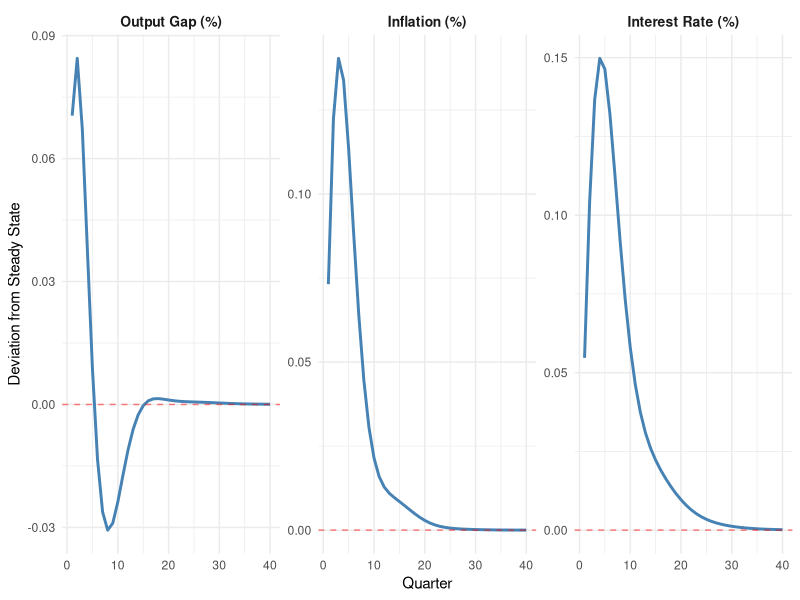
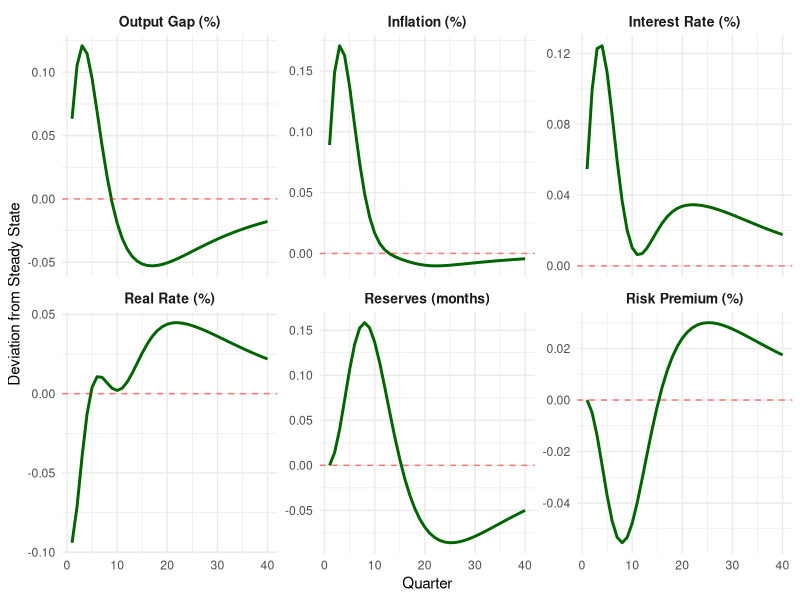
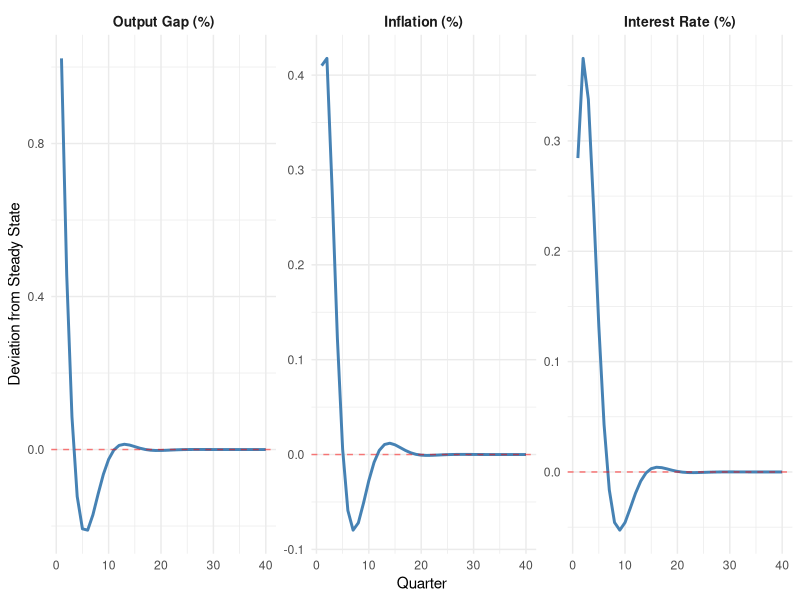
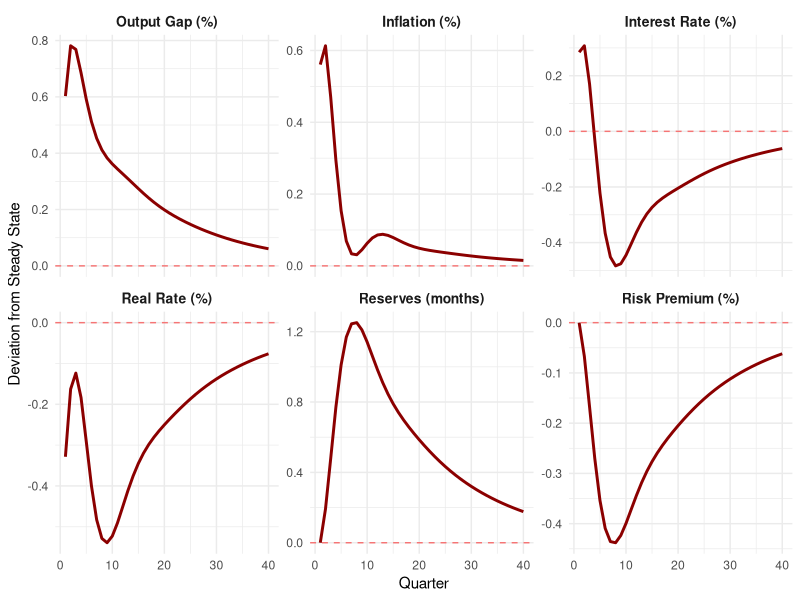
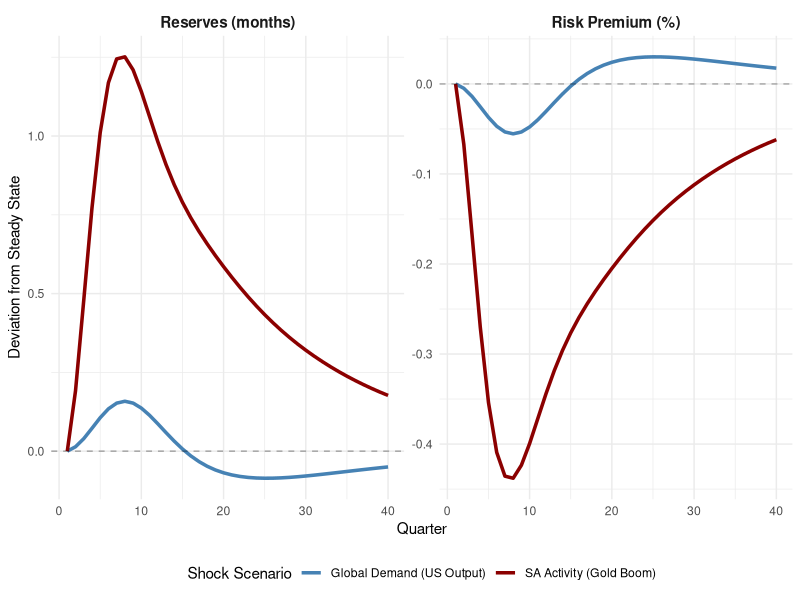
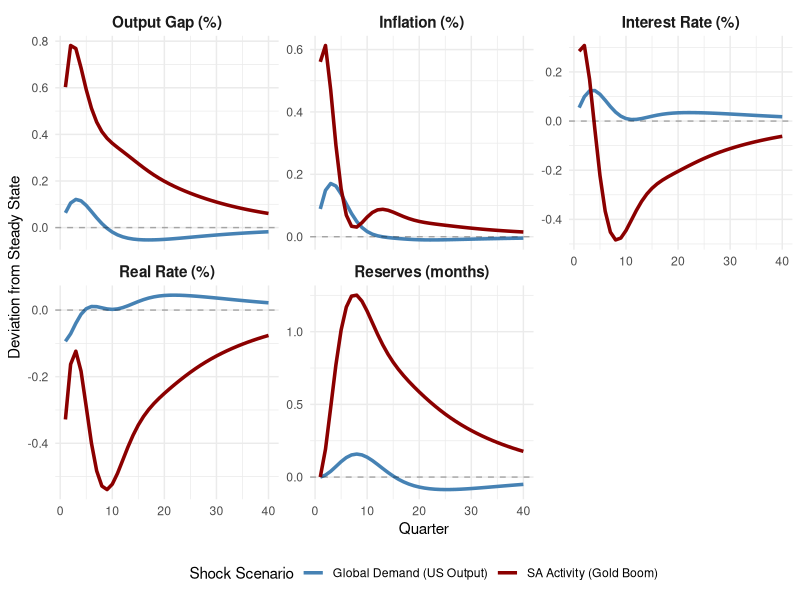

The R script that drew these images, in order:
## ---- chunk 1
library(tidyverse)
library(ggplot2)
library(gridExtra)

# Load IRF data
global_shock <- read_csv("global_demand_shock.csv")
sa_shock <- read_csv("sa_activity_shock.csv")

# Combine for comparison
shock_comparison <- bind_rows(
  global_shock %>% mutate(Scenario = "Global Demand (US Output)"),
  sa_shock %>% mutate(Scenario = "SA Activity (Gold Boom)")
)
## ---- chunk 2
global_shock %>%
  select(Quarter, y_zaf, pi_zaf, i_zaf) %>%
  pivot_longer(cols = -Quarter, names_to = "Variable", values_to = "Value") %>%
  mutate(Variable = factor(Variable,
                           levels = c("y_zaf", "pi_zaf", "i_zaf"),
                           labels = c("Output Gap (%)", "Inflation (%)", "Interest Rate (%)"))) %>%
  ggplot(aes(x = Quarter, y = Value)) +
  geom_line(color = "steelblue", linewidth = 1) +
  geom_hline(yintercept = 0, linetype = "dashed", color = "red", alpha = 0.5) +
  facet_wrap(~Variable, scales = "free_y") +
  labs(x = "Quarter",
       y = "Deviation from Steady State") +
  theme_minimal() +
  theme(strip.text = element_text(size = 10, face = "bold"))
## ---- chunk 3
global_shock %>%
  select(Quarter, y_lso, pi_lso, i_lso, r_lso, res_lso, prem_lso) %>%
  pivot_longer(cols = -Quarter, names_to = "Variable", values_to = "Value") %>%
  mutate(Variable = factor(Variable,
                           levels = c("y_lso", "pi_lso", "i_lso", "r_lso", "res_lso", "prem_lso"),
                           labels = c("Output Gap (%)", "Inflation (%)", "Interest Rate (%)",
                                     "Real Rate (%)", "Reserves (months)", "Risk Premium (%)"))) %>%
  ggplot(aes(x = Quarter, y = Value)) +
  geom_line(color = "darkgreen", linewidth = 1) +
  geom_hline(yintercept = 0, linetype = "dashed", color = "red", alpha = 0.5) +
  facet_wrap(~Variable, scales = "free_y", ncol = 3) +
  labs(x = "Quarter",
       y = "Deviation from Steady State") +
  theme_minimal() +
  theme(strip.text = element_text(size = 10, face = "bold"))
## ---- chunk 4
sa_shock %>%
  select(Quarter, y_zaf, pi_zaf, i_zaf) %>%
  pivot_longer(cols = -Quarter, names_to = "Variable", values_to = "Value") %>%
  mutate(Variable = factor(Variable,
                           levels = c("y_zaf", "pi_zaf", "i_zaf"),
                           labels = c("Output Gap (%)", "Inflation (%)", "Interest Rate (%)"))) %>%
  ggplot(aes(x = Quarter, y = Value)) +
  geom_line(color = "steelblue", linewidth = 1) +
  geom_hline(yintercept = 0, linetype = "dashed", color = "red", alpha = 0.5) +
  facet_wrap(~Variable, scales = "free_y") +
  labs(x = "Quarter",
       y = "Deviation from Steady State") +
  theme_minimal() +
  theme(strip.text = element_text(size = 10, face = "bold"))
## ---- chunk 5
sa_shock %>%
  select(Quarter, y_lso, pi_lso, i_lso, r_lso, res_lso, prem_lso) %>%
  pivot_longer(cols = -Quarter, names_to = "Variable", values_to = "Value") %>%
  mutate(Variable = factor(Variable,
                           levels = c("y_lso", "pi_lso", "i_lso", "r_lso", "res_lso", "prem_lso"),
                           labels = c("Output Gap (%)", "Inflation (%)", "Interest Rate (%)",
                                     "Real Rate (%)", "Reserves (months)", "Risk Premium (%)"))) %>%
  ggplot(aes(x = Quarter, y = Value)) +
  geom_line(color = "darkred", linewidth = 1) +
  geom_hline(yintercept = 0, linetype = "dashed", color = "red", alpha = 0.5) +
  facet_wrap(~Variable, scales = "free_y", ncol = 3) +
  labs(x = "Quarter",
       y = "Deviation from Steady State") +
  theme_minimal() +
  theme(strip.text = element_text(size = 10, face = "bold"))
## ---- chunk 6
shock_comparison %>%
  select(Quarter, Scenario, res_lso, prem_lso) %>%
  pivot_longer(cols = c(res_lso, prem_lso),
               names_to = "Variable", values_to = "Value") %>%
  mutate(Variable = factor(Variable,
                           levels = c("res_lso", "prem_lso"),
                           labels = c("Reserves (months)", "Risk Premium (%)"))) %>%
  ggplot(aes(x = Quarter, y = Value, color = Scenario)) +
  geom_line(linewidth = 1.2) +
  geom_hline(yintercept = 0, linetype = "dashed", color = "black", alpha = 0.3) +
  facet_wrap(~Variable, scales = "free_y", ncol = 2) +
  scale_color_manual(values = c("Global Demand (US Output)" = "steelblue",
                                "SA Activity (Gold Boom)" = "darkred")) +
  labs(x = "Quarter",
       y = "Deviation from Steady State",
       color = "Shock Scenario") +
  theme_minimal() +
  theme(strip.text = element_text(size = 11, face = "bold"),
        legend.position = "bottom")
## ---- chunk 7
shock_comparison %>%
  select(Quarter, Scenario, y_lso, pi_lso, i_lso, r_lso, res_lso) %>%
  pivot_longer(cols = c(y_lso, pi_lso, i_lso, r_lso, res_lso),
               names_to = "Variable", values_to = "Value") %>%
  mutate(Variable = factor(Variable,
                           levels = c("y_lso", "pi_lso", "i_lso", "r_lso", "res_lso"),
                           labels = c("Output Gap (%)", "Inflation (%)",
                                     "Interest Rate (%)", "Real Rate (%)",
                                     "Reserves (months)"))) %>%
  ggplot(aes(x = Quarter, y = Value, color = Scenario)) +
  geom_line(linewidth = 1.2) +
  geom_hline(yintercept = 0, linetype = "dashed", color = "black", alpha = 0.3) +
  facet_wrap(~Variable, scales = "free_y", ncol = 3) +
  scale_color_manual(values = c("Global Demand (US Output)" = "steelblue",
                                "SA Activity (Gold Boom)" = "darkred")) +
  labs(x = "Quarter",
       y = "Deviation from Steady State",
       color = "Shock Scenario") +
  theme_minimal() +
  theme(strip.text = element_text(size = 11, face = "bold"),
        legend.position = "bottom")
## ---- chunk 8
peak_effects <- data.frame(
  Variable = c("Output Gap - Peak", "Output Gap - Q40", "Inflation (pi_lso)",
               "Interest Rate (i_lso)", "Real Rate (r_lso)", "Reserves (res_lso)",
               "Risk Premium (prem_lso)"),
  Global_Peak = c(0.121, -0.018, 0.171, 0.124, 0.045, 0.090, -0.032),
  SA_Peak = c(0.781, 0.061, 0.613, 0.308, -0.120, 0.390, -0.190),
  Timing_Global = c("Q3", "Q40", "Q3", "Q3", "Q5", "Q5", "Q3"),
  Timing_SA = c("Q2", "Q40", "Q2", "Q1", "Q2", "Q3", "Q3")
) %>%
  mutate(Ratio = round(SA_Peak / abs(Global_Peak), 1))

knitr::kable(peak_effects,
             col.names = c("Variable", "Global Shock", "SA Shock", "Timing (G)", "Timing (S)", "Ratio"),
             caption = "Peak Effects and Long-Run Persistence Comparison",
             digits = 3)
